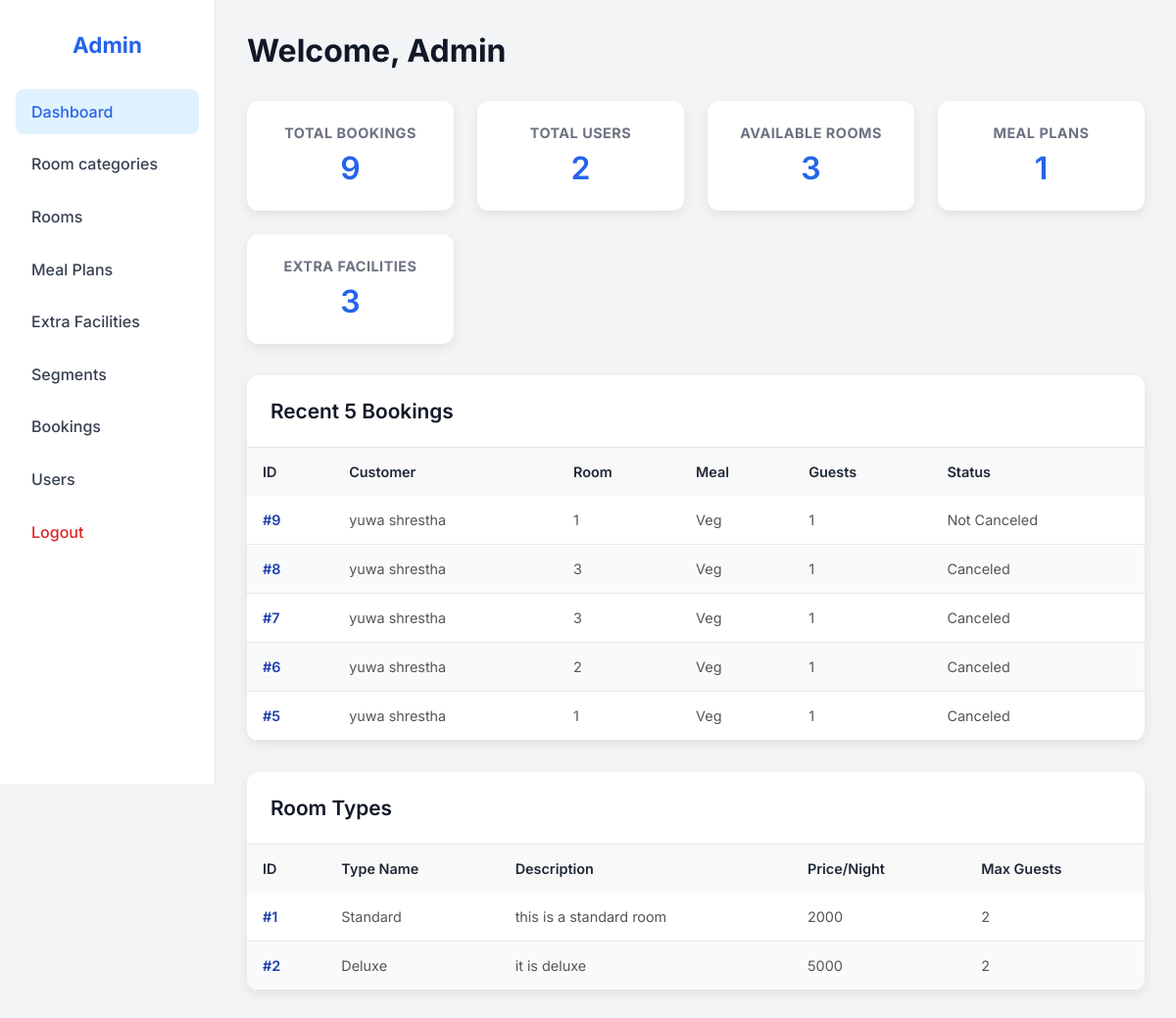
The app's page /admin_dashboard (signed in), older data.
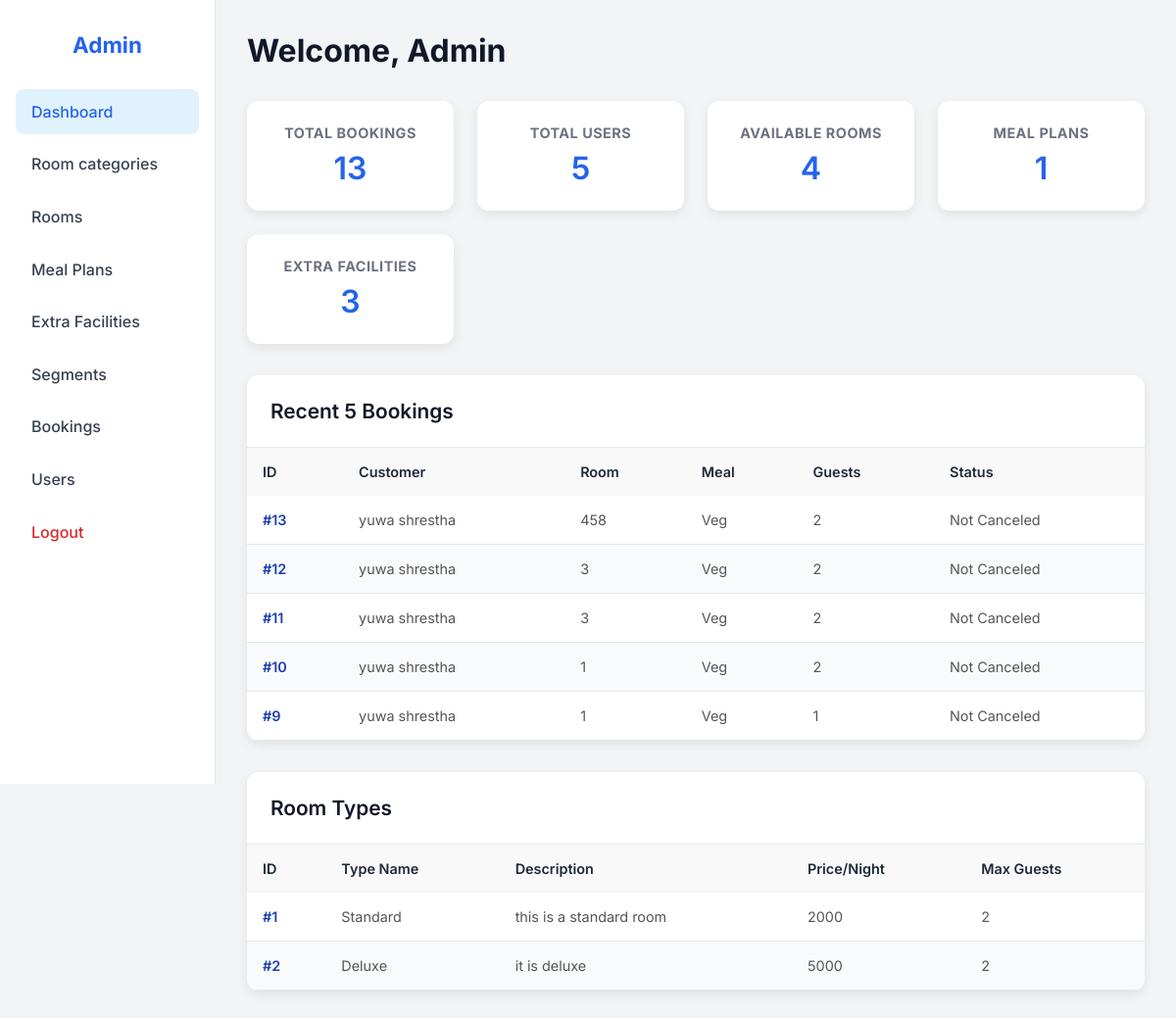
The same page, newer data.
### tables this page shows
CREATE TABLE bookings (
            booking_id INTEGER PRIMARY KEY AUTOINCREMENT,
            customer_id INTEGER NOT NULL,
            room_id INTEGER NOT NULL,
            meal_plan_id INTEGER NOT NULL,
            market_segment_id INTEGER NOT NULL,
            booking_status TEXT CHECK(booking_status IN ('Canceled','Not_Canceled')) NOT NULL,
            lead_time INTEGER NOT NULL,
            arrival_year INTEGER NOT NULL,
            arrival_month INTEGER NOT NULL,
            arrival_date INTEGER NOT NULL,
            avg_price_per_room REAL NOT NULL,
            no_of_special_requests INTEGER DEFAULT 0,
            total_nights INTEGER,
            total_guests INTEGER,
            created_at TIMESTAMP DEFAULT CURRENT_TIMESTAMP, required_car_parking_space INTEGER DEFAULT 0, no_of_adults INTEGER DEFAULT 0,
            FOREIGN KEY(customer_id) REFERENCES customers(customer_id),
            FOREIGN KEY(room_id) REFERENCES rooms(room_id),
            FOREIGN KEY(meal_plan_id) REFERENCES meal_plans(meal_plan_id),
            FOREIGN KEY(market_segment_id) REFERENCES market_segments(market_segment_id)
        );

CREATE TABLE customers (
            customer_id INTEGER PRIMARY KEY AUTOINCREMENT,
            name TEXT NOT NULL,
            email TEXT UNIQUE NOT NULL,
            phone TEXT,
            address TEXT,
            password TEXT NOT NULL,
            is_admin INTEGER DEFAULT 0
        );

CREATE TABLE rooms (
            room_id INTEGER PRIMARY KEY AUTOINCREMENT,
            room_number TEXT UNIQUE NOT NULL,
            room_type_id INTEGER NOT NULL,
            price_per_night INTEGER,
            FOREIGN KEY(room_type_id) REFERENCES room_types(room_type_id) ON DELETE CASCADE
        );

CREATE TABLE meal_plans (
            meal_plan_id INTEGER PRIMARY KEY AUTOINCREMENT,
            meal_plan_name TEXT UNIQUE NOT NULL,
            image_path TEXT
        );

CREATE TABLE room_types (
            room_type_id INTEGER PRIMARY KEY AUTOINCREMENT,
            room_type_name TEXT UNIQUE NOT NULL,
            description TEXT,
            price_per_night INTEGER,
            image_path TEXT
        , max_guests INTEGER NOT NULL DEFAULT 2);

### hotel_app/controllers/admin_controller.py (the view)
def dash():
    total_bookings = booking_model.count()
    available_rooms = room_model.count()
    total_meal_plans = meal_plan_model.count()
    total_extra_facilities = extra_facility_model.count()
    total_users = customer_model.count_users()
    recent_bookings = booking_model.list_recent(limit=5)
    room_types = room_model.list_types_dash()
    return render_template(
        "admin_dashboard.html",
        total_bookings=total_bookings,
        available_rooms=available_rooms,
        total_meal_plans=total_meal_plans,
        total_extra_facilities=total_extra_facilities,
        total_users=total_users,
        recent_bookings=recent_bookings,
        room_types=room_types,
    )

### hotel_app/models/booking_model.py (called while the page is built)
def count():
    conn = db_model.conn()
    count = conn.execute("SELECT COUNT(*) FROM bookings").fetchone()[0]
    conn.close()
    return count

### hotel_app/models/customer_model.py (called while the page is built)
def count_users():
    conn = db_model.conn()
    count = conn.execute("SELECT COUNT(*) FROM customers WHERE is_admin=0").fetchone()[0]
    conn.close()
    return count

### hotel_app/models/db.py (called while the page is built)
def conn():
    conn = sqlite3.connect(DB_PATH)
    conn.row_factory = sqlite3.Row
    conn.execute("PRAGMA foreign_keys = ON")
    return conn

### hotel_app/models/extra_facility_model.py (called while the page is built)
def count():
    conn = db_model.conn()
    count = conn.execute("SELECT COUNT(*) FROM extra_facilities").fetchone()[0]
    conn.close()
    return count

### hotel_app/models/meal_plan_model.py (called while the page is built)
def count():
    conn = db_model.conn()
    count = conn.execute("SELECT COUNT(*) FROM meal_plans").fetchone()[0]
    conn.close()
    return count

### hotel_app/models/room_model.py (called while the page is built)
def list_types_dash():
    conn = db_model.conn()
    rows = conn.execute(
        """
        SELECT room_type_id, room_type_name, description, price_per_night, max_guests
        FROM room_types
        ORDER BY room_type_id
    """
    ).fetchall()
    conn.close()
    return rows

def count():
    conn = db_model.conn()
    count = conn.execute("SELECT COUNT(*) FROM rooms").fetchone()[0]
    conn.close()
    return count

### templates/admin_dashboard.html (shortened to what the changed rows need)
<!DOCTYPE html>
<html lang="en">
<head>
    <link rel="stylesheet" href="{{ url_for('static', filename='css/admin_dashboard.css') }}">
    <link rel="stylesheet" href="{{ url_for('static', filename='css/flash.css') }}">
</head>
<body>
    <div class="dashboard">
        <aside class="sidebar">
            <h2>Admin</h2>
        </aside>
        <main class="main-content">
            <header class="main-header">
                <h1>Welcome, Admin</h1>
            </header>
            <section class="stats-section">
                <div class="stats-cards">
                    <div class="card">
                        <h3>Total Bookings</h3>
                        <p>{{ total_bookings }}</p>
                    </div>
                    <div class="card">
                        <h3>Total Users</h3>
                        <p>{{ total_users }}</p>
                    </div>
                    <div class="card">
                        <h3>Available Rooms</h3>
                        <p>{{ available_rooms }}</p>
                    </div>
                </div>
            </section>
            <section class="recent-bookings-section">
                <div class="table-card">
                    <h2>Recent 5 Bookings</h2>
                    <div class="table-wrapper">
                        <table class="simple-table">
                            <thead>
                                <tr>
                                    <th>ID</th>
                                    <th>Customer</th>
                                    <th>Room</th>
                                    <th>Meal</th>
                                    <th>Guests</th>
                                    <th>Status</th>
                                </tr>
                            </thead>
                            <tbody>
                                {% for b in recent_bookings %}
                                <tr>
                                    <td>#{{ b.booking_id }}</td>
                                    <td>{{ b.customer_name }}</td>
                                    <td>{{ b.room_number }}</td>
                                    <td>{{ b.meal_plan_name }}</td>
                                    <td>{{ b.total_guests or 0 }}</td>
                                    <td>{{ "Canceled" if b.booking_status == "Canceled" else "Not Canceled" }}</td>
                                </tr>
                                {% else %}
                                <tr>
                                    <td colspan="6">No recent bookings</td>
                                </tr>
                                {% endfor %}
                            </tbody>
                        </table>
                    </div>
                </div>
            </section>
            <section>
                <div class="table-card">
                    <h2>Room Types</h2>
                    <div class="table-wrapper">
                        <table class="simple-table">
                            <thead>
                                <tr>
                                    <th>ID</th>
                                    <th>Type Name</th>
                                    <th>Description</th>
                                    <th>Price/Night</th>
                                    <th>Max Guests</th>
                                </tr>
                            </thead>
                            <tbody>
                                {% for rt in room_types %}
                                <tr>
                                    <td>#{{ rt.room_type_id }}</td>
                                    <td>{{ rt.room_type_name }}</td>
                                    <td>{{ rt.description or "-" }}</td>
                                    <td>{{ rt.price_per_night or "-" }}</td>
                                    <td>{{ rt.max_guests or 2 }}</td>
                                </tr>
                                {% else %}
                                <tr>
                                    <td colspan="5">No room types available</td>
                                </tr>
                                {% endfor %}
                            </tbody>
                        </table>
                    </div>
                </div>
            </section>
        </main>
    </div>
</body>
</html>

Row changes from the older to the newer data that the page shows:
no longer on this page (row unchanged): bookings: booking_id "8", customer_name "yuwa shrestha", room_number "3", meal_plan_name "Veg", total_guests "1", booking_status "Canceled"
no longer on this page (row unchanged): bookings: booking_id "7", customer_name "yuwa shrestha", room_number "3", meal_plan_name "Veg", total_guests "1", booking_status "Canceled"
no longer on this page (row unchanged): bookings: booking_id "6", customer_name "yuwa shrestha", room_number "2", meal_plan_name "Veg", total_guests "1", booking_status "Canceled"
no longer on this page (row unchanged): bookings: booking_id "5", customer_name "yuwa shrestha", room_number "1", meal_plan_name "Veg", total_guests "1", booking_status "Canceled"
added bookings: booking_id "13", customer_name "yuwa shrestha", room_number "458", meal_plan_name "Veg", total_guests "2", booking_status "Not Canceled"
added bookings: booking_id "12", customer_name "yuwa shrestha", room_number "3", meal_plan_name "Veg", total_guests "2", booking_status "Not Canceled"
added bookings: booking_id "11", customer_name "yuwa shrestha", room_number "3", meal_plan_name "Veg", total_guests "2", booking_status "Not Canceled"
added bookings: booking_id "10", customer_name "yuwa shrestha", room_number "1", meal_plan_name "Veg", total_guests "2", booking_status "Not Canceled"
Text that changed along with them:
{{ total_bookings }}: "9" → "13"
{{ total_users }}: "2" → "5"
{{ available_rooms }}: "3" → "4"
